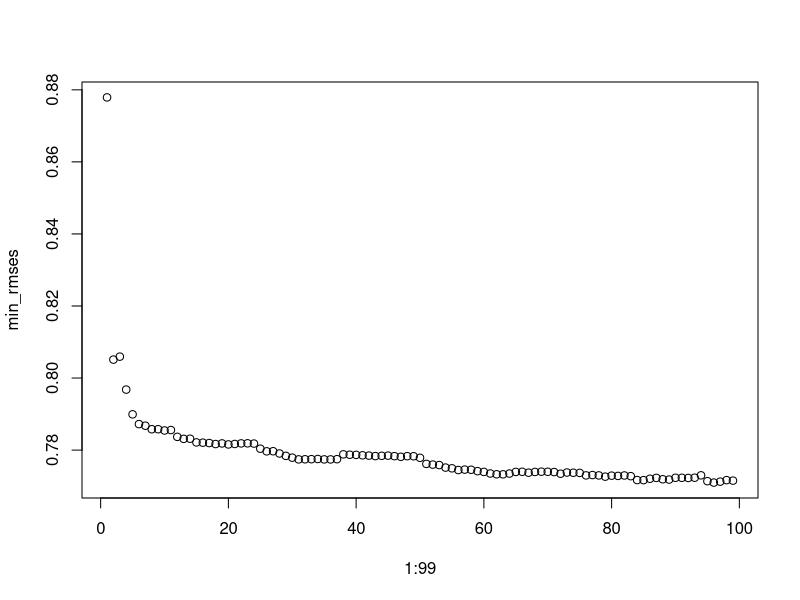

Write R code to recreate this figure. (Note: a time limit stopped this script after it produced the figure.)
## ---- chunk 1
knitr::opts_chunk$set(echo = TRUE)
## ---- chunk 2
tr <- read.table("./data/train_ratings_all.dat", header = F, sep = "\t")
tr_pr <- read.csv("./data/Train_Features_Processed.csv")[, 2:100]
tr_y <- read.table("./data/train_y_rating.dat", header = F, sep = "\t")
movie_info <- read.table("./data/movie_titles.txt", header = F, sep = ',')
## ---- chunk 3
colnames(movie_info) <- c("Release Years", "Names", "Genres")
colnames(tr) <- movie_info$Names
colnames(tr_pr) <- movie_info$Names
colnames(tr_y) <- c('y')
## ---- chunk 4
tr <- data.frame(tr, tr^2, tr^3)
tr_pr <- data.frame(tr_pr, tr_pr^2, tr_pr^3)
tr_pca <- prcomp(tr,retx = T, center = T, scale = F)$x
tr_pr_pca <- prcomp(tr_pr,retx = T, center = T, scale = F)$x
## ---- chunk 5
CV_subset <- sample(10000, 2000)

CV_y <- tr_y[CV_subset, ]
tr_y <- tr_y[-CV_subset, ]

CV <- tr[CV_subset, ]
tr <- tr[-CV_subset, ]

CV_pr <- tr_pr[CV_subset, ]
tr_pr <- tr_pr[-CV_subset, ]

CV_pca <- tr_pca[CV_subset, ]
tr_pca <- tr_pca[-CV_subset, ]

CV_pr_pca <- tr_pr_pca[CV_subset, ]
tr_pr_pca <- tr_pr_pca[-CV_subset, ]
## ---- chunk 6
rmse <- function(true_labels, pred_labels){
  return (sqrt(mean((true_labels-pred_labels)^2)))
}
## ---- chunk 7
lin_model <- lm(y~., data=data.frame(tr[, 1:99], y=tr_y))
baseline <- rmse(CV_y, predict(lin_model, newdata = data.frame(CV[, 1:99])))
baseline
## ---- chunk 8
min_rmses <- rep(1, 99)
for (i in 1:99){
  lin_model <- lm(y~., data=data.frame(X=tr_pr_pca[, 1:i], y=tr_y))
  min_rmses[i] <- rmse(CV_y, pmax(pmin(predict(lin_model, newdata = data.frame(X=CV_pr_pca[, 1:i])), 5), 1))
}
plot(1:99, min_rmses)
score <- min(min_rmses)
(baseline/score - 1) * 100
diff <- c(baseline, score)
names(diff) <- c("baseline", "score")
diff
## ---- chunk 9
library(nnet)
rmse_on_CV_likely <- rep(1, 99)
rmse_on_CV_expected <- rep(1, 99)
for (i in 1:99){
  model <- multinom(as.factor(y)~., family = multinomial, data = data.frame(X=tr_pca[, 1:i], y = tr_y), maxit = 300, trace = F)
  preds_on_CV <- as.numeric(predict(model, newdata = as.matrix(data.frame(X=CV_pca[, 1:i]))))
  rmse_on_CV_likely[i] <- rmse(CV_y, preds_on_CV)
  preds_on_CV <- as.numeric(predict(model, newdata = as.matrix(data.frame(X=CV_pca[, 1:i])), type = "prob") %*% (1:5))
  rmse_on_CV_expected[i] <- rmse(CV_y, preds_on_CV)
}
plot(1:99, rmse_on_CV_likely)
score <- min(rmse_on_CV_likely)
(baseline/score - 1) * 100
diff[2] <- score
diff

plot(1:99, rmse_on_CV_expected)
score <- min(rmse_on_CV_expected)
(baseline/score - 1) * 100
diff[2] <- score
diff
## ---- chunk 10
rmse_on_CV_likely <- rep(1, 99)
rmse_on_CV_expected <- rep(1, 99)
for (i in 1:99){
  model <- multinom(as.factor(y)~., family = multinomial, data = data.frame(X=tr_pr_pca[, 1:i], y = tr_y), maxit = 300, trace = F)
  preds_on_CV <- as.numeric(predict(model, newdata = as.matrix(data.frame(X=CV_pr_pca[, 1:i]))))
  rmse_on_CV_likely[i] <- rmse(CV_y, preds_on_CV)
  preds_on_CV <- as.numeric(predict(model, newdata = as.matrix(data.frame(X=CV_pca[, 1:i])), type = "prob") %*% (1:5))
  rmse_on_CV_expected[i] <- rmse(CV_y, preds_on_CV)
}
plot(1:99, rmse_on_CV_likely)
score <- min(rmse_on_CV_likely)
(baseline/score - 1) * 100
diff[2] <- score
diff

plot(1:99, rmse_on_CV_expected)
score <- min(rmse_on_CV_expected)
(baseline/score - 1) * 100
diff[2] <- score
diff
